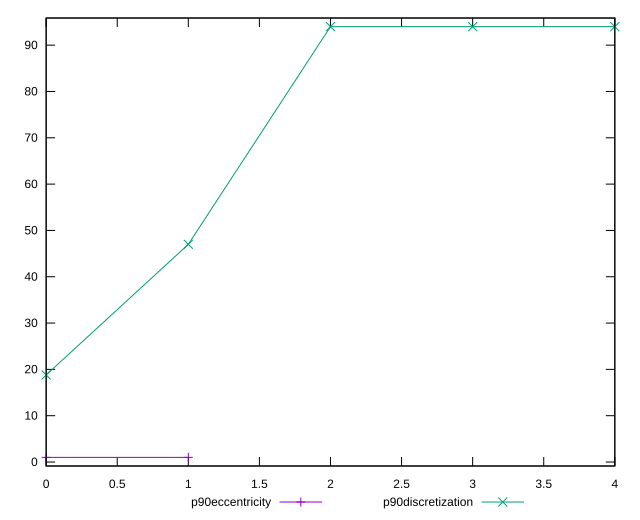

Write the gnuplot code that produced this figure.
reset

$p90Eccentricity <<EOF
0 1.000000000000001
1 1.0000000000000027
EOF

$p90Discretization <<EOF
0 18.8
1 47
2 94
3 94
4 94
EOF

set key outside below
set xrange [0:4]
set yrange [-0.859999999999999:95.86]
set trange [-0.859999999999999:95.86]
set terminal svg size 640, 520 enhanced background rgb 'white'
set output "report_00018_2021-02-10T15-25-16.877Z/unminified-css/progression/eccentricity.svg"

plot $p90Eccentricity title "p90eccentricity" with linespoints, \
     $p90Discretization title "p90discretization" with linespoints

reset
